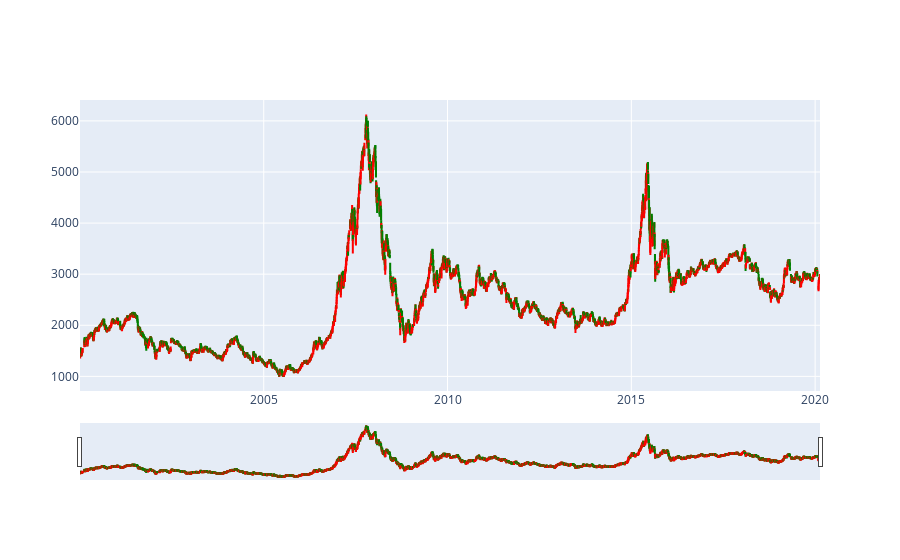

Notebook source saved alongside this figure:
### Markdown cell above
Plot the index candlestick.

### Code cell
import plotly.graph_objects as go
import pandas as pd

fig = go.Figure(data=[go.Candlestick(
    x=sci.index,
    open=sci['Open'], high=sci['High'],
    low=sci['Low'], close=sci['Adj Close'],
    increasing_line_color= 'red', decreasing_line_color= 'green'
)])
fig.show()

### Figure 1 — Plotly figure (JSON) as saved in the notebook; plotly's stock layout.template omitted (floating-point values rounded to 4 significant figures; data arrays with more than 128 entries replaced by an {"elided": "..."} marker saying what was removed)
{"data": [{"close": {"elided": "4998 float values"}, "decreasing": {"line": {"color": "green"}}, "high": {"elided": "4998 float values"}, "increasing": {"line": {"color": "red"}}, "low": {"elided": "4998 float values"}, "open": {"elided": "4998 float values"}, "type": "candlestick", "x": {"elided": "4998 str values"}}], "layout": {}}
